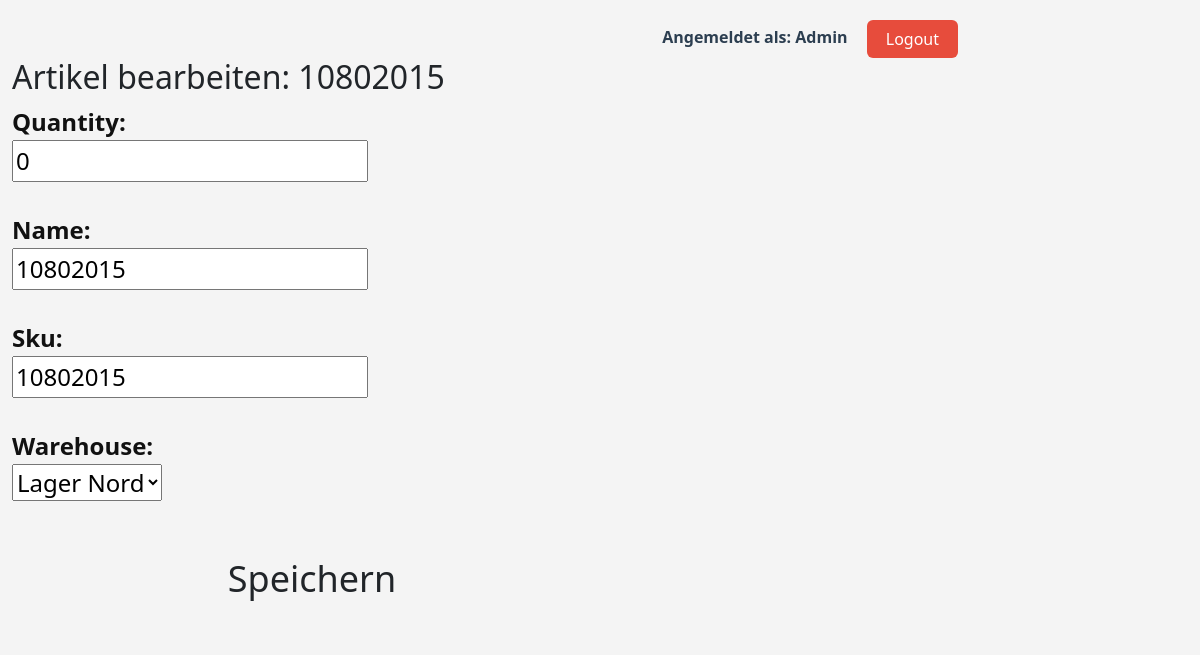
/artikel/15/bearbeiten/ (signed in), run on the app's committed database.
### viastore_app/models.py (models this page shows, shortened)
class Item(models.Model):
	name = models.CharField(max_length=100)
	sku = models.CharField(max_length=50, unique=True)
	quantity = models.PositiveIntegerField(default=0)
	warehouse = models.ForeignKey(Warehouse, on_delete=models.CASCADE, related_name='items')

### viastore_app/views_item.py (the view)
# urls.py: path("artikel/<int:pk>/bearbeiten/", item_edit, name="item_edit"),
@login_required
def item_edit(request, pk):
    item = get_object_or_404(Item, pk=pk)
    if request.method == "POST":
        form = ItemForm(request.POST, instance=item)
        if form.is_valid():
            form.save()
            return redirect("item_list")
    else:
        form = ItemForm(instance=item)
    return render(request, "form.html", {"form": form, "title": f"Artikel bearbeiten: {item.name}"})

### viastore_app/forms.py
class ItemForm(forms.ModelForm):
    class Meta:
        model = Item
        fields = ['name', 'sku', 'quantity', 'warehouse']

### viastore_app/models.py (called while the page is built)
	def __str__(self):
		return self.name

### viastore_app/templates/form.html (shortened to what this page needs)
{% extends "base.html" %}
{% block content %}
    <div class="formbox" style="max-width:600px;">
        <h1 style="font-size:2em;">{{ title }}</h1>
        <form method="post" id="ajaxForm" style="font-size:1.5em;">
            {% if form.quantity %}
                <div style="margin-bottom:30px;">
                    <span style="color:#111;font-weight:bold;">{{ form.quantity.label_tag }}</span><br>
                    {{ form.quantity }}
                </div>
            {% endif %}
            {% for field in form %}
                {% if field.name != 'item' and field.name != 'quantity' and field.name != 'new_quantity' and field.name != 'file' %}
                    <div style="margin-bottom:30px;">
                        <span style="color:#111;font-weight:bold;">{{ field.label_tag }}</span><br>
                        {{ field }}
                    </div>
                {% endif %}
            {% endfor %}
            <button type="submit" class="btn" style="width:100%;font-size:1.5em;padding:20px 0;">Speichern</button>
        </form>
    </div>
{% endblock %}

### viastore_app/templates/base.html (shortened to what this page needs)
<!DOCTYPE html>
<html lang="de">
<head>
    <link href="https://cdn.jsdelivr.net/npm/bootstrap@5.3.2/dist/css/bootstrap.min.css" rel="stylesheet">
    <link rel="stylesheet" href="https://cdnjs.cloudflare.com/ajax/libs/font-awesome/6.4.2/css/all.min.css">
</head>
<body>
<div class="container-fluid">
    <div class="row">
        <main class="col-10">
            <div style="text-align:right; margin-top:20px; margin-right:30px;">
                {% if request.user.is_authenticated %}
                    <span style="margin-right:15px; color:#2c3e50; font-weight:bold;">Angemeldet als: {{ request.user.username }}</span>
                    <a href="/logout/" class="btn" style="background:#e74c3c; color:#fff; padding:6px 18px; font-size:1em;">Logout</a>
                {% else %}
                    <a href="/login/" class="btn" style="background:#2980b9; color:#fff; padding:6px 18px; font-size:1em;">Login</a>
                {% endif %}
            </div>
            {% block content %}{% endblock %}
        </main>
    </div>
</div>
</body>
</body>
</body>
</html>

### viastore_app/templates/base.html (style rules this page uses)
body { background: #f4f4f4; }
main.col-10 { min-height: 100vh; }

### data on the page
Item: quantity "0", form "10802015" "10802015" "Lager Nord"

### other printed values
{{ request.user.username }} "Admin"
{{ title }} "Artikel bearbeiten: 10802015"
{{ field.label_tag }} "Name:" "Sku:" "Warehouse:"
